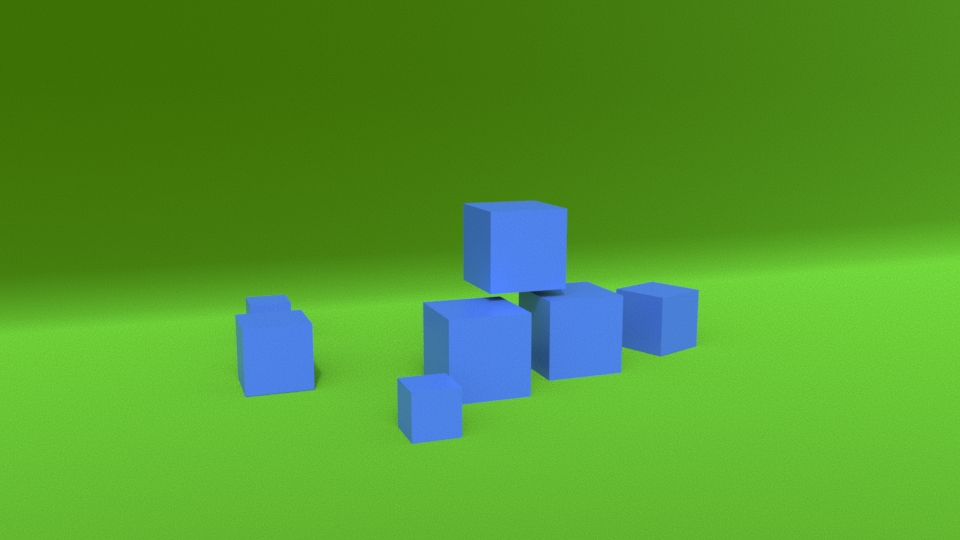
#> input picture cam_track_service/sfmunittest/openCVAPITest/test-image/sequence_test.0001.jpg, 960 x 540 px; its folder holds only this picture in this run
$ python -i OpenCVOperators.py   (imports and definitions only)
#> lines starting #> are read from the running program, lines starting #| are printed output that depends on the picture; after the words box and inside, x2 and y2 are one past the last pixel; in counts of white or black regions, pixels touching at a corner belong together
#> further down, picture is the input picture: shape (540, 960, 3); mean B, G, R 46.6, 154.7, 83.8
import cv2 as cv
import os
import numpy as np
import shutil
import math


class OpenCVOperators(object):
    def __init__(self):
        ...

    # [206 lines left out: functions bf_matcher, twoview_match_sift, twoview_match_of, twoview_match_orb_of, construct_mat_sequence, twoview_get_matched_features, not called in this run]

    def cv_rt_to_matrix(self, rvec, tvec):
        r_mat = cv.Rodrigues(rvec)[0]
        return np.hstack([r_mat, tvec.reshape(3, 1)])

    def generate_shadow_mask(self, src_image: np.ndarray):
        blur_image = cv.bilateralFilter(src_image, 5, 75, 75)

        # HSI CONVERSION
        blur_image = np.divide(blur_image, 255.0)
        B = blur_image[:, :, 0]
        G = blur_image[:, :, 1]
        R = blur_image[:, :, 2]

        I = np.mean(blur_image, axis=2)
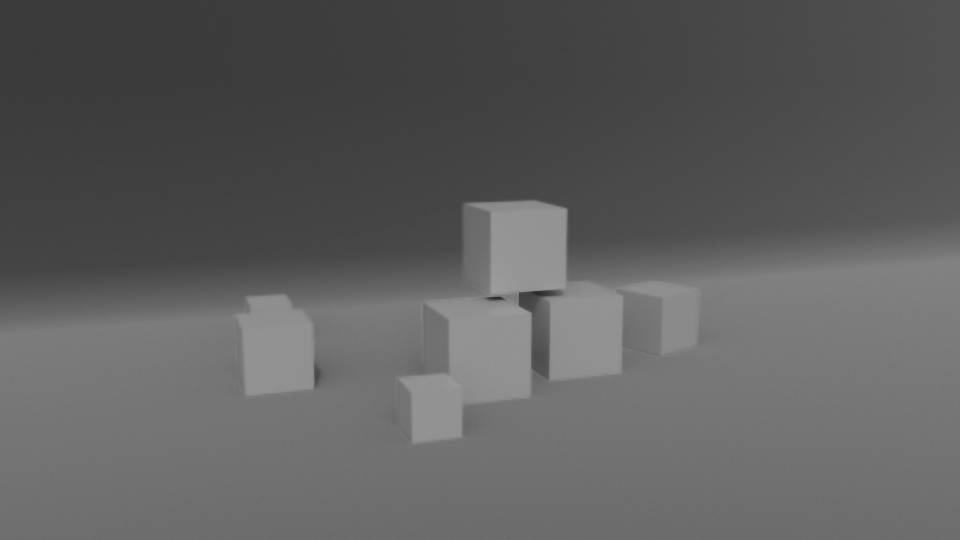
#> I: shape (540, 960) float64; min 0.161, max 0.61, mean 0.373
        numerator = (R - G) + (R - B)
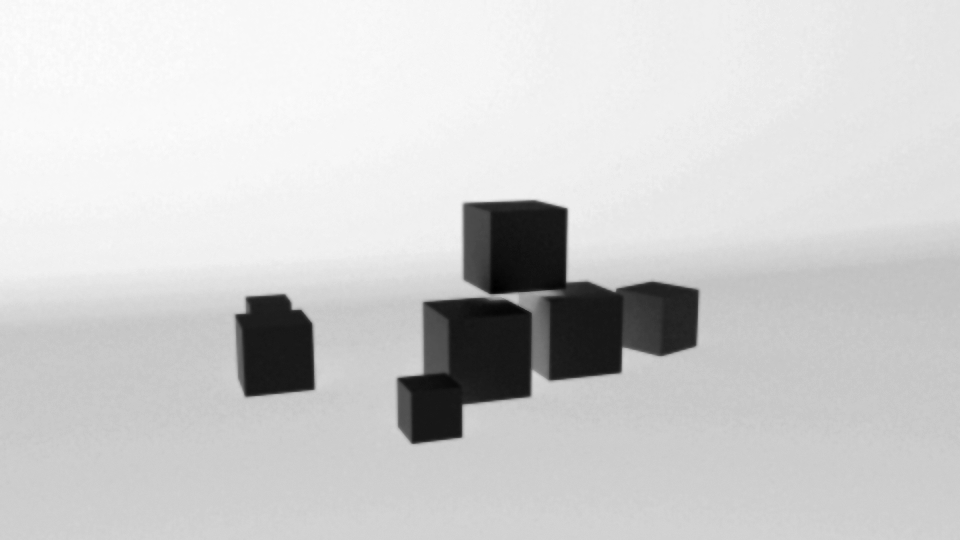
#> numerator: shape (540, 960) float64; min -0.902, max 0.0431, mean -0.133; drawn with min black and max white
        dominator = 2 * np.sqrt(np.power((R - G), 2) + (R - B) * (G - B))
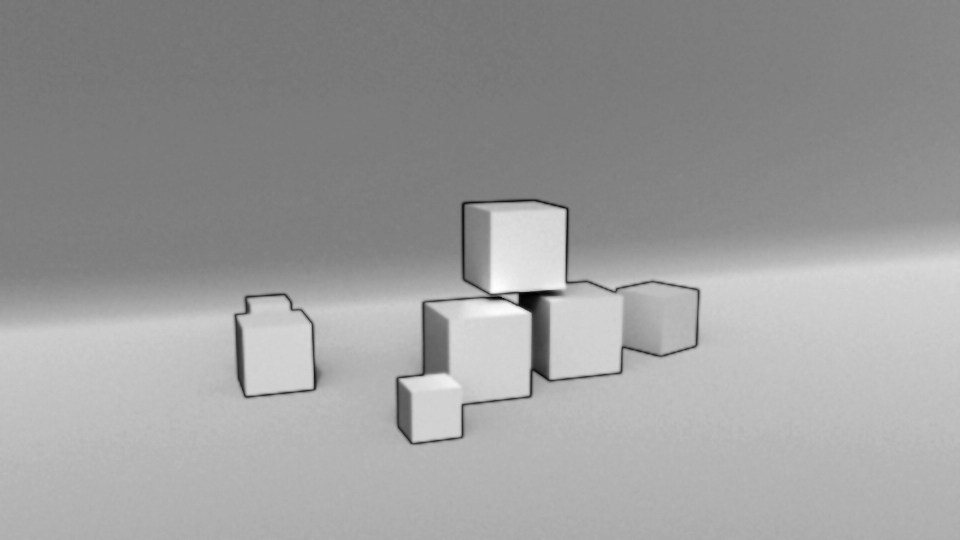
#> dominator: shape (540, 960) float64; min 0.3, max 1.23, mean 0.87; drawn with min black and max white
        theta = np.arccos(numerator / dominator)
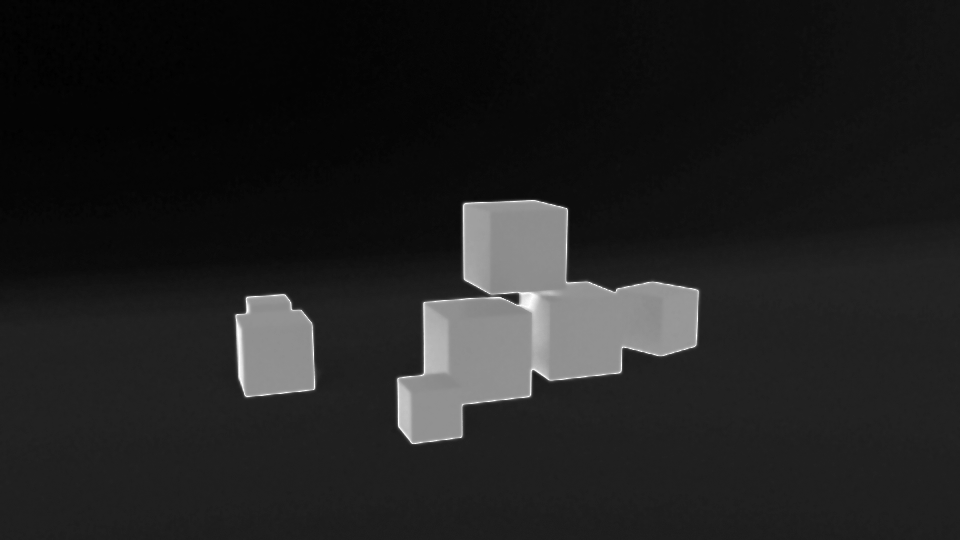
#> theta: shape (540, 960) float64; min 1.51, max 3.14, mean 1.72; drawn with min black and max white
        H = np.where(B < G, 2 * np.pi - theta, theta)
        ratio_map = H / (I + 0.00001)
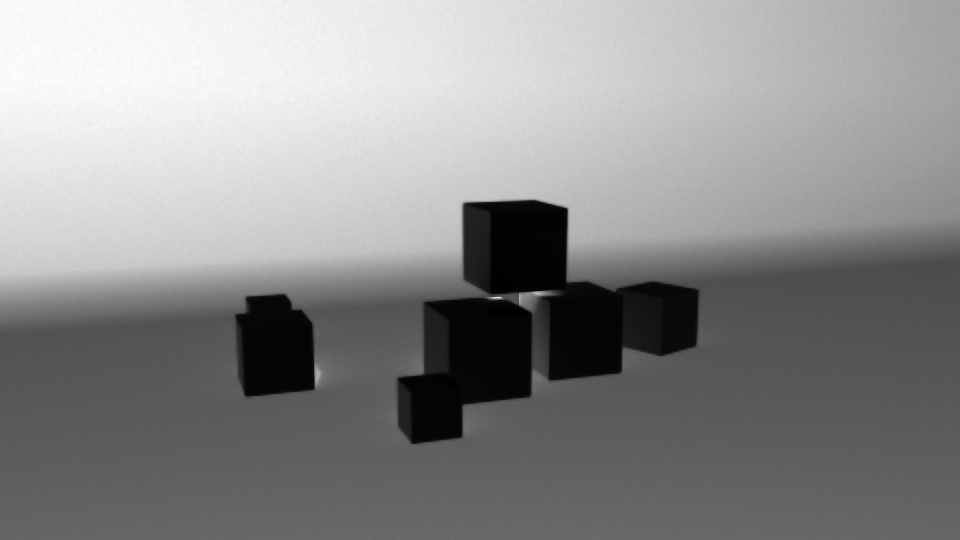
#> ratio_map: shape (540, 960) float64; min 3.92, max 20.64, mean 13.2; drawn with min black and max white

        # OTSU'S METHOD
        ret, threshold_image = cv.threshold(ratio_map.astype(np.uint8), 0, 255, cv.THRESH_BINARY + cv.THRESH_OTSU)
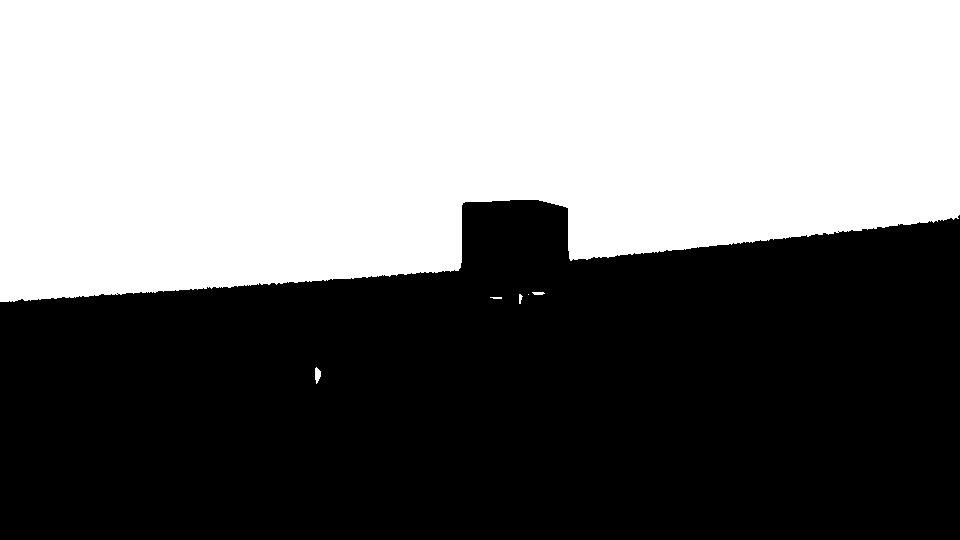
#> threshold_image: shape (540, 960); 47.9% white; 6 white regions (1 under 20 px), largest, box (x1, y1, x2, y2) and area: (0, 0, 960, 302) 247947, (315, 367, 321, 384) 71, (532, 292, 545, 295) 33, (519, 294, 523, 304) 26, (490, 297, 502, 299) 21
#> ret = 12
        dilate_kernel = np.ones((3, 3), np.uint8)
        shadow_mask = cv.dilate(threshold_image, dilate_kernel, iterations=3)
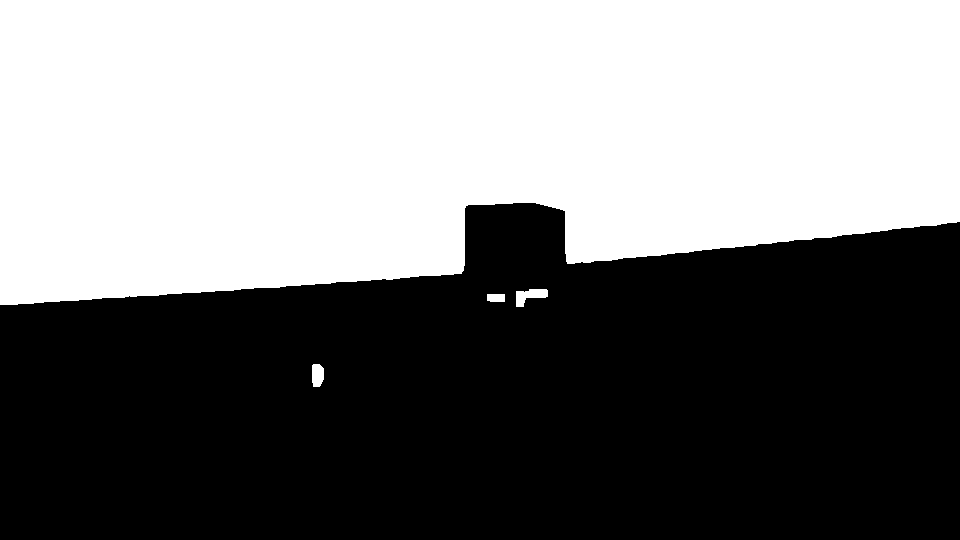
#> shadow_mask: shape (540, 960); 48.7% white; 4 white regions, box (x1, y1, x2, y2) and area: (0, 0, 960, 305) 251723, (516, 289, 548, 307) 337, (312, 364, 324, 387) 245, (487, 294, 505, 302) 141
        return shadow_mask

    # [47 lines left out: functions generate_shadow_mask_list, get_mask_image_filenames, optical_track_features, not called in this run]

    @staticmethod
    def track_features_with_object_detection():
        ...

>>> import cv2
>>> picture = cv2.imread('../sfmunittest/openCVAPITest/test-image/sequence_test.0001.jpg')
>>> result = OpenCVOperators().generate_shadow_mask(picture)
